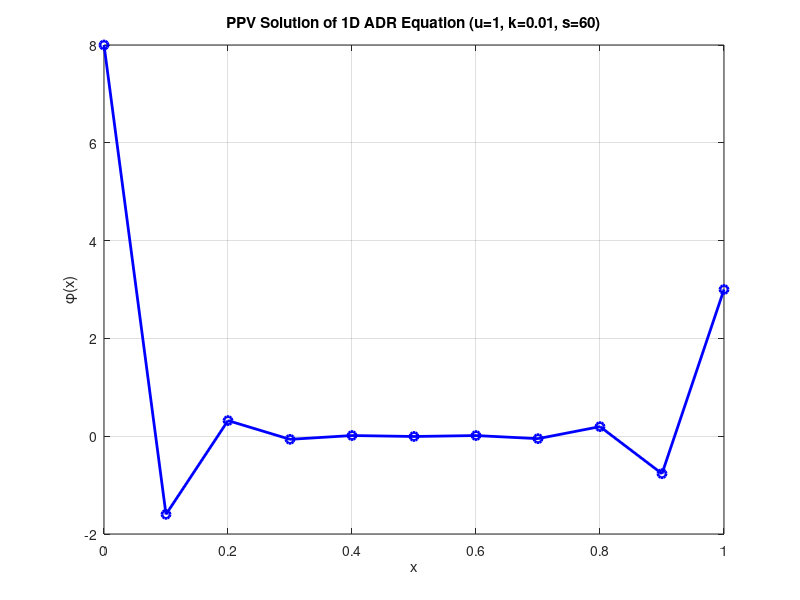

Source code (MATLAB):
clear all;
close all;

L = 1.0;
u = 1.0;
k = 0.05;
s = 600;
N = 10;
h = L / N;

phi_left = 8.0;
phi_right = 3.0;

x = linspace(0, L, N + 1)';

tau = 1 / sqrt((2 * u / h) ^ 2 + (4 * k / h ^ 2) ^ 2 + s ^ 2);

K = zeros(N + 1, N + 1);
F = zeros(N + 1, 1);
ke = zeros(N + 1, N + 1);
f = zeros(N + 1, 1);

for e = 1:N
    nodes = [e, e + 1];
    x_e = x(nodes);

    A_conv = u * [-1/2, 1/2; -1/2, 1/2];
    A_diff = k / h * [1, -1; -1, 1];
    A_react = s * h / 6 * [2, 1; 1, 2];

    L_op = u * (1 / h) * [-1, 1; -1, 1] + abs(s) * h / 6 * [2, 1; 1, 2];
    A_stab = tau * L_op * (u * (1 / h) * [-1, 1; -1, 1] + s * h / 6 * [2, 1; 1, 2]);

    k_add = max((abs(u) - tau * abs(u) * s + tau * abs(u) * abs(s)) * h / 2 - (k + tau * u ^ 2) + (s + tau * s * abs(s)) * h ^ 2/6, 0);
    chi = 2 / (abs(s) * h + 2 * abs(u));
    A_pos = chi * k_add / h * [1, -1; -1, 1];
    A_e = A_conv + A_diff + A_react + A_stab + A_pos;

    K(nodes, nodes) = K(nodes, nodes) + A_e;
end

K(1, :) = 0; K(1, 1) = 1; F(1) = phi_left;
K(end, :) = 0; K(end, end) = 1; F(end) = phi_right;

phi = K \ F;

figure;
plot(x, phi, 'b-o', 'LineWidth', 2);
xlabel('x');
ylabel('\phi(x)');
title('PPV Solution of 1D ADR Equation (u=1, k=0.01, s=60)');
grid on;
